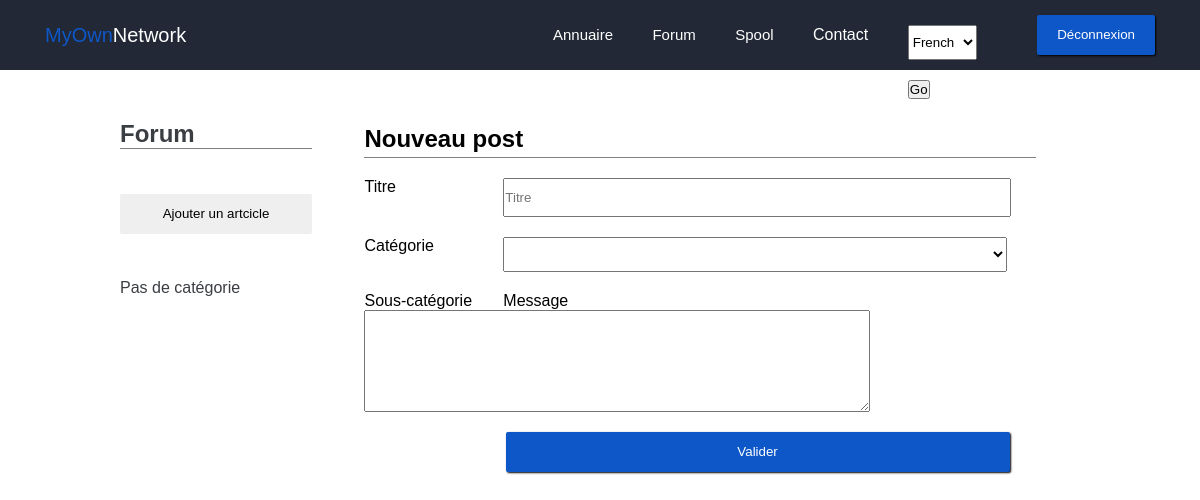
/forum/add (signed in), run on an earlier commit of the app's database.
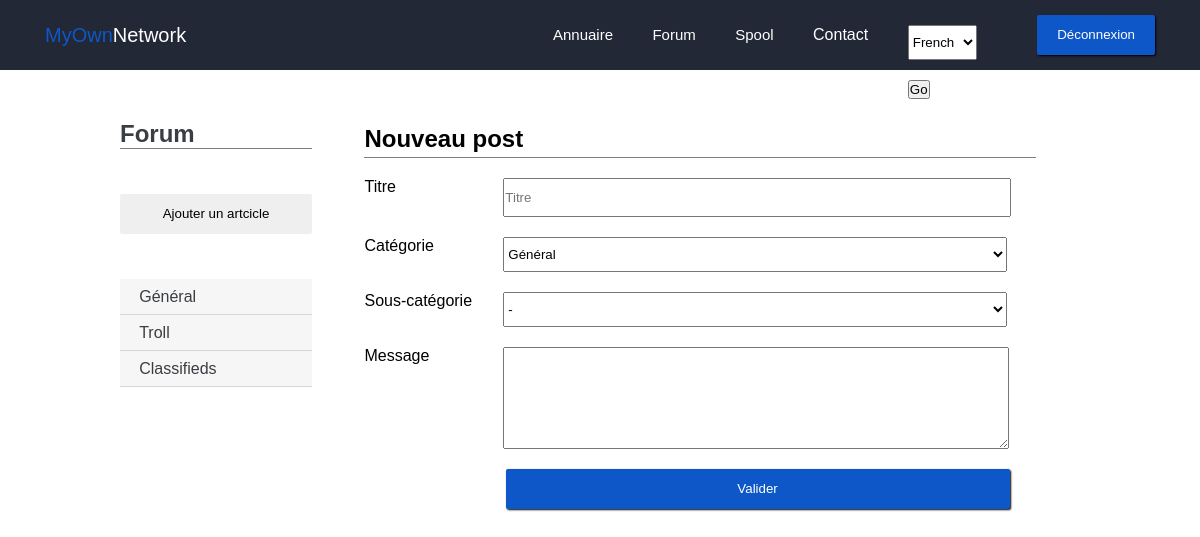
And on a later commit of the database.
### forum/models.py (models this page shows)
class PostCategorie(models.Model):
    name = models.CharField(max_length=100)
    def __unicode__(self):
        return self.name

### forum/views.py (the view, shortened to what this page needs)
def add_post(request):
    if request.user.is_authenticated():
        categories = PostCategorie.objects.all()
        sscategories = PostSsCategorie.objects.all()
        cats = PostCategorie.objects.all()
        sscats = PostSsCategorie.objects.all()
        return render(request, 'forum/new.html', locals())
    return render(request, 'intra/index.html')

### forum/models.py (called while the page is built)
    def __unicode__(self):
        return self.name

### forum/templates/forum/new.html (shortened to what this page needs)
{% extends "base.html" %}
{% load i18n %}
{% load static %}
{% block staticfiles %}
	<link rel="stylesheet" href="{% static 'forum/css/style.css' %}">
{% endblock %}
{% block content %}
	<div class="forum">
		<div class="wrapper">
			<div class="forum_nav grey2">
				<h1>Forum</h1>
				<a href="{% url "forum.views.add_post" %}"><button class="btn">{% trans "Ajouter un artcicle" %}</button></a>
				<ul>
				{% for categorie in categories %}
				<a href="{% url "forum.views.list_posts" categorie.id %}" class="grey0Back"><li>{{ categorie.name }}</li></a>
				{% empty %}
				<p>Pas de catégorie</p>
				{% endfor %}
				</ul>
			</div>
			<div class="post_content">
				<div class="post_content__header">
					<h2>{% trans "Nouveau post" %}</h2>
				</div>
				<div class="newpost_content__body">
					<form method="post" action="{% url 'forum.views.add_post' %}">
						<label for="titre">{% trans "Titre" %}</label>
						<input id="titre" type="text" name="titre" placeholder="Titre">
						<label for="categorie">{% trans "Catégorie" %}</label>
						<select id="categorie" name="categorie">
							{% for cat in cats %}
							<option id="{{ cat }}" value="{{ cat }}">{{ cat }}</option>
							{% endfor %}
						</select>
                        <label>{% trans "Sous-catégorie" %}</label>
						{% for cat in cats %}
						<select id="c-{{ cat|cut:" " }}" class="cat_souscategorie">
                          <option value="null">-</option>
						</select>
						{% endfor %}
						<label for="message">{% trans "Message" %}</label>
						<textarea id="message" name="message"></textarea>
						<button type="submit" class="btn blue0Back white">{% trans "Valider" %}</button>
					</form>
				</div>
			</div>
		</div>
	</div>
{% endblock %}

What changed in the data, as far as the page shows it:
added PostCategorie: name "Général", sscategorie "-"
added PostCategorie: name "Troll", shown under "Forum"
added PostCategorie: name "Classifieds", shown under "Forum"
Also different on the page:
form field categorie: (not shown) → "Général"
text no longer shown: "Pas de catégorie"
